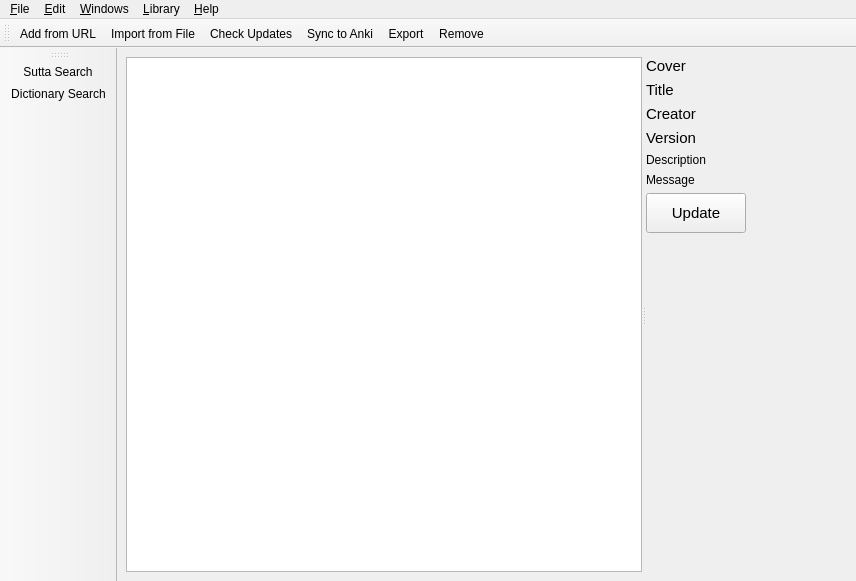
<?xml version="1.0" encoding="UTF-8"?>
<ui version="4.0">
 <class>DictionariesManagerWindow</class>
 <widget class="QMainWindow" name="DictionariesManagerWindow">
  <property name="geometry">
   <rect>
    <x>0</x>
    <y>0</y>
    <width>856</width>
    <height>581</height>
   </rect>
  </property>
  <property name="windowTitle">
   <string>Dictionaries Manager - Simsapa</string>
  </property>
  <widget class="QWidget" name="central_widget">
   <layout class="QHBoxLayout" name="horizontalLayout_2">
    <item>
     <layout class="QVBoxLayout" name="main_layout">
      <item>
       <widget class="QSplitter" name="splitter">
        <property name="sizePolicy">
         <sizepolicy hsizetype="Expanding" vsizetype="Expanding">
          <horstretch>0</horstretch>
          <verstretch>0</verstretch>
         </sizepolicy>
        </property>
        <property name="orientation">
         <enum>Qt::Horizontal</enum>
        </property>
        <widget class="QWidget" name="verticalLayoutWidget_2">
         <layout class="QVBoxLayout" name="dictionary_sources_layout">
          <item>
           <widget class="QListView" name="dictionary_sources_list">
            <property name="font">
             <font>
              <pointsize>11</pointsize>
             </font>
            </property>
           </widget>
          </item>
         </layout>
        </widget>
        <widget class="QWidget" name="verticalLayoutWidget_3">
         <layout class="QVBoxLayout" name="info_layout">
          <item>
           <widget class="QLabel" name="dict_cover">
            <property name="minimumSize">
             <size>
              <width>100</width>
              <height>0</height>
             </size>
            </property>
            <property name="font">
             <font>
              <pointsize>11</pointsize>
             </font>
            </property>
            <property name="text">
             <string>Cover</string>
            </property>
            <property name="alignment">
             <set>Qt::AlignLeading|Qt::AlignLeft|Qt::AlignTop</set>
            </property>
           </widget>
          </item>
          <item>
           <widget class="QLabel" name="dict_title">
            <property name="font">
             <font>
              <pointsize>11</pointsize>
             </font>
            </property>
            <property name="text">
             <string>Title</string>
            </property>
            <property name="alignment">
             <set>Qt::AlignLeading|Qt::AlignLeft|Qt::AlignTop</set>
            </property>
           </widget>
          </item>
          <item>
           <widget class="QLabel" name="dict_creator">
            <property name="font">
             <font>
              <pointsize>11</pointsize>
             </font>
            </property>
            <property name="text">
             <string>Creator</string>
            </property>
            <property name="alignment">
             <set>Qt::AlignLeading|Qt::AlignLeft|Qt::AlignTop</set>
            </property>
           </widget>
          </item>
          <item>
           <widget class="QLabel" name="dict_version">
            <property name="font">
             <font>
              <pointsize>11</pointsize>
             </font>
            </property>
            <property name="text">
             <string>Version</string>
            </property>
           </widget>
          </item>
          <item>
           <widget class="QLabel" name="dict_description">
            <property name="font">
             <font>
              <pointsize>9</pointsize>
             </font>
            </property>
            <property name="text">
             <string>Description</string>
            </property>
            <property name="margin">
             <number>10</number>
            </property>
           </widget>
          </item>
          <item>
           <widget class="QLabel" name="dict_message">
            <property name="font">
             <font>
              <pointsize>9</pointsize>
             </font>
            </property>
            <property name="text">
             <string>Message</string>
            </property>
            <property name="margin">
             <number>10</number>
            </property>
           </widget>
          </item>
          <item>
           <widget class="QPushButton" name="dict_update_button">
            <property name="sizePolicy">
             <sizepolicy hsizetype="Fixed" vsizetype="Fixed">
              <horstretch>0</horstretch>
              <verstretch>0</verstretch>
             </sizepolicy>
            </property>
            <property name="minimumSize">
             <size>
              <width>100</width>
              <height>40</height>
             </size>
            </property>
            <property name="font">
             <font>
              <pointsize>11</pointsize>
             </font>
            </property>
            <property name="text">
             <string>Update</string>
            </property>
           </widget>
          </item>
          <item>
           <widget class="QLabel" name="label">
            <property name="sizePolicy">
             <sizepolicy hsizetype="Preferred" vsizetype="Expanding">
              <horstretch>0</horstretch>
              <verstretch>0</verstretch>
             </sizepolicy>
            </property>
            <property name="text">
             <string/>
            </property>
           </widget>
          </item>
         </layout>
        </widget>
       </widget>
      </item>
     </layout>
    </item>
   </layout>
  </widget>
  <widget class="QMenuBar" name="menubar">
   <property name="geometry">
    <rect>
     <x>0</x>
     <y>0</y>
     <width>856</width>
     <height>25</height>
    </rect>
   </property>
   <widget class="QMenu" name="menu_File">
    <property name="title">
     <string>&amp;File</string>
    </property>
    <addaction name="action_Open"/>
    <addaction name="action_Close_Window"/>
    <addaction name="separator"/>
    <addaction name="action_Quit"/>
   </widget>
   <widget class="QMenu" name="menu_Edit">
    <property name="title">
     <string>&amp;Edit</string>
    </property>
    <addaction name="action_Copy"/>
    <addaction name="action_Paste"/>
   </widget>
   <widget class="QMenu" name="menu_Windows">
    <property name="title">
     <string>&amp;Windows</string>
    </property>
    <addaction name="action_Sutta_Search"/>
    <addaction name="action_Dictionary_Search"/>
    <addaction name="action_Dictionaries_Manager"/>
    <addaction name="action_Document_Reader"/>
    <addaction name="action_Library"/>
    <addaction name="action_Memos"/>
    <addaction name="action_Links"/>
   </widget>
   <widget class="QMenu" name="menu_Help">
    <property name="title">
     <string>&amp;Help</string>
    </property>
    <addaction name="action_Website"/>
    <addaction name="action_About"/>
   </widget>
   <widget class="QMenu" name="menu_Library">
    <property name="title">
     <string>&amp;Library</string>
    </property>
    <addaction name="action_Open_Selected"/>
    <addaction name="action_Add"/>
    <addaction name="action_Remove"/>
   </widget>
   <addaction name="menu_File"/>
   <addaction name="menu_Edit"/>
   <addaction name="menu_Windows"/>
   <addaction name="menu_Library"/>
   <addaction name="menu_Help"/>
  </widget>
  <widget class="QToolBar" name="toolBar">
   <property name="windowTitle">
    <string>toolBar</string>
   </property>
   <attribute name="toolBarArea">
    <enum>LeftToolBarArea</enum>
   </attribute>
   <attribute name="toolBarBreak">
    <bool>false</bool>
   </attribute>
   <addaction name="action_Sutta_Search"/>
   <addaction name="action_Dictionary_Search"/>
  </widget>
  <widget class="QToolBar" name="toolBar_2">
   <property name="windowTitle">
    <string>toolBar_2</string>
   </property>
   <attribute name="toolBarArea">
    <enum>TopToolBarArea</enum>
   </attribute>
   <attribute name="toolBarBreak">
    <bool>false</bool>
   </attribute>
   <addaction name="action_Add_from_URL"/>
   <addaction name="action_Import_from_File"/>
   <addaction name="action_Check_Updates"/>
   <addaction name="action_Sync_to_Anki"/>
   <addaction name="action_Export"/>
   <addaction name="action_Remove"/>
  </widget>
  <action name="action_Copy">
   <property name="text">
    <string>&amp;Copy</string>
   </property>
  </action>
  <action name="action_Paste">
   <property name="text">
    <string>&amp;Paste</string>
   </property>
  </action>
  <action name="action_Quit">
   <property name="icon">
    <iconset resource="../icons.qrc">
     <normaloff>:/close</normaloff>:/close</iconset>
   </property>
   <property name="text">
    <string>&amp;Quit Simsapa</string>
   </property>
   <property name="shortcut">
    <string>Ctrl+Q</string>
   </property>
  </action>
  <action name="action_Sutta_Search">
   <property name="icon">
    <iconset resource="../icons.qrc">
     <normaloff>:/book</normaloff>:/book</iconset>
   </property>
   <property name="text">
    <string>&amp;Sutta Search</string>
   </property>
   <property name="shortcut">
    <string>F5</string>
   </property>
  </action>
  <action name="action_Dictionary_Search">
   <property name="icon">
    <iconset resource="../icons.qrc">
     <normaloff>:/dictionary</normaloff>:/dictionary</iconset>
   </property>
   <property name="text">
    <string>&amp;Dictionary Search</string>
   </property>
   <property name="shortcut">
    <string>F6</string>
   </property>
  </action>
  <action name="action_About">
   <property name="text">
    <string>&amp;About</string>
   </property>
  </action>
  <action name="action_Website">
   <property name="text">
    <string>&amp;Website</string>
   </property>
  </action>
  <action name="action_Close_Window">
   <property name="text">
    <string>&amp;Close Window</string>
   </property>
  </action>
  <action name="action_Open">
   <property name="text">
    <string>&amp;Open...</string>
   </property>
   <property name="shortcut">
    <string>Ctrl+O</string>
   </property>
  </action>
  <action name="action_Document_Reader">
   <property name="text">
    <string>D&amp;ocument Reader</string>
   </property>
   <property name="toolTip">
    <string>Document Reader</string>
   </property>
   <property name="shortcut">
    <string>F7</string>
   </property>
  </action>
  <action name="action_Add">
   <property name="text">
    <string>&amp;Add...</string>
   </property>
  </action>
  <action name="action_Remove">
   <property name="text">
    <string>&amp;Remove</string>
   </property>
   <property name="shortcut">
    <string>Del</string>
   </property>
  </action>
  <action name="action_Open_Selected">
   <property name="text">
    <string>&amp;Open Selected</string>
   </property>
  </action>
  <action name="action_Library">
   <property name="text">
    <string>&amp;Library</string>
   </property>
   <property name="shortcut">
    <string>F8</string>
   </property>
  </action>
  <action name="action_Memos">
   <property name="text">
    <string>&amp;Memos</string>
   </property>
   <property name="toolTip">
    <string>Memos</string>
   </property>
   <property name="shortcut">
    <string>F9</string>
   </property>
  </action>
  <action name="action_Sync_to_Anki">
   <property name="text">
    <string>&amp;Sync to Anki</string>
   </property>
  </action>
  <action name="action_Export">
   <property name="text">
    <string>&amp;Export...</string>
   </property>
  </action>
  <action name="action_Import_from_File">
   <property name="text">
    <string>&amp;Import from File...</string>
   </property>
  </action>
  <action name="action_Add_from_URL">
   <property name="text">
    <string>&amp;Add from URL...</string>
   </property>
  </action>
  <action name="action_Dictionaries_Manager">
   <property name="text">
    <string>Dictionaries &amp;Manager</string>
   </property>
   <property name="shortcut">
    <string>F10</string>
   </property>
  </action>
  <action name="action_Check_Updates">
   <property name="text">
    <string>&amp;Check Updates</string>
   </property>
  </action>
  <action name="action_Links">
   <property name="text">
    <string>&amp;Links</string>
   </property>
   <property name="shortcut">
    <string>F11</string>
   </property>
  </action>
 </widget>
 <resources>
  <include location="../icons.qrc"/>
 </resources>
 <connections/>
 <slots>
  <slot>_handle_query()</slot>
 </slots>
</ui>
